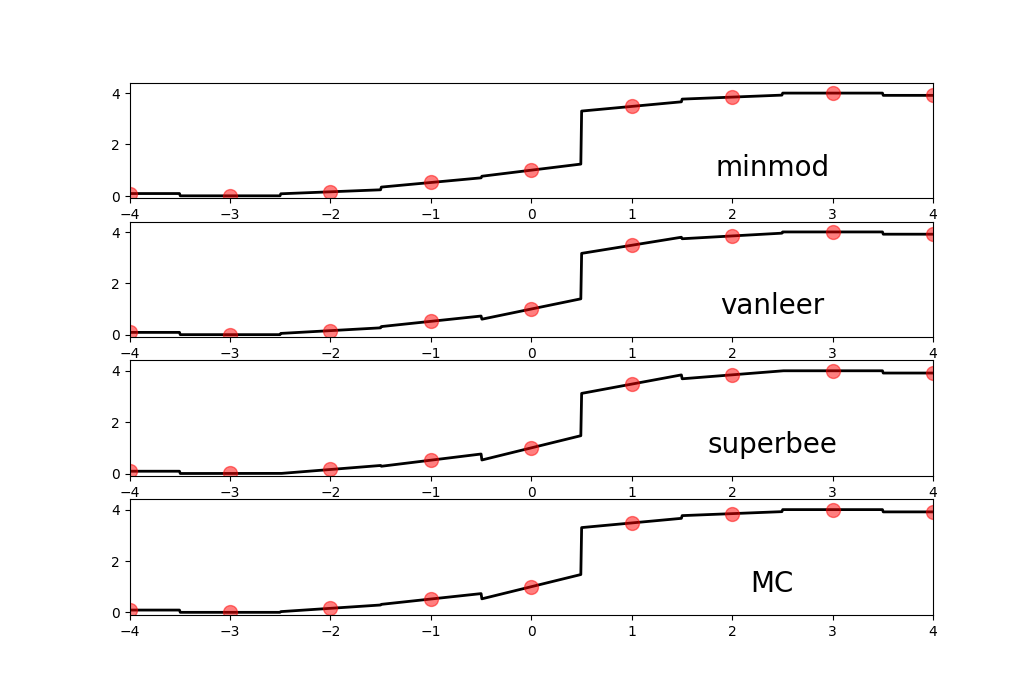

Generate this figure with Python:
# 开发人员：leo
# 开发时间：2023/2/9 22:22

import matplotlib.pyplot as plt
import numpy as np

def phi(theta, limiter):
    if limiter == 'minmod':
        phi = (1 + np.sign(theta)) / 2. * np.minimum(1, theta)
    elif limiter == 'vanleer':
        phi = (theta + np.abs(theta)) / (1 + np.abs(theta))
    elif limiter == 'MC':
        phi = np.maximum(0, np.minimum((1. + theta) / 2., np.minimum(2., theta)))
    elif limiter == 'superbee':
        phi = np.maximum(0, np.maximum(np.minimum(1., 2 * theta), np.minimum(2., theta)))
    return phi


def pw_limited(x, y, xx, limiter='minmod'):
    "From samples (x,y) generate piecewise-linear function sampled at points xx using Minmod slopes."
    diff = np.abs(x.reshape(1, -1) - xx.reshape(-1, 1))
    closest = np.argmin(diff, axis=1)

    forward = np.zeros_like(y)
    backward = np.zeros_like(y)
    theta = np.zeros_like(y)

    forward[:-1] = (y[1:] - y[:-1]) / (x[1:] - x[:-1])
    backward[1:] = (y[1:] - y[:-1]) / (x[1:] - x[:-1])
    theta[1:-1] = forward[1:-1] / backward[1:-1]

    sigma = phi(theta, limiter) * backward

    return y[closest] + sigma[closest] * (xx - x[closest])

k = 5
x = np.arange(-k+1,k)
y = np.sin(x/2.)+1. + 2.*(x>0)
xx = np.linspace(-k+1,k-1,1000)
width = 12
size = (width, 4)
fig, ax = plt.subplots(4,1,figsize=(width,10))
for i, limiter in enumerate( ('minmod', 'vanleer','superbee','MC') ):
    yy = pw_limited(x,y,xx,limiter=limiter)
    ax[i].plot(xx,yy,'-k',lw=2)
    ax[i].plot(x,y,'or',markersize=10,alpha=0.5)
    ax[i].axis( (-4,4,-0.1,4.4) );
    ax[i].text(.8,.2,limiter,
        horizontalalignment='center',
        transform=ax[i].transAxes,fontsize=20)
plt.show()
